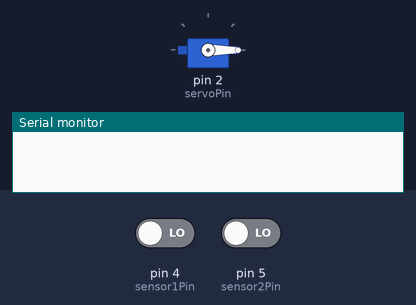
Bench run of a sketch on a simulated Arduino Uno, built with avr-gcc and run on an emulated ATmega328P. Shown: servo, the last lines printed to the serial monitor. The test bench sets the inputs (shaded band); at power-on: pin 4 (sensor1Pin) LOW, pin 5 (sensor2Pin) LOW.

Above: at 1.6 s.
1.7 s: pin 4 (sensor1Pin) driven HIGH
At 3.6 s:
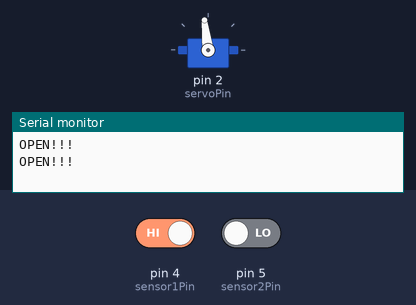
Timing chart, 0 to 5.1 s (numbered marks = the images above; inputs shaded):
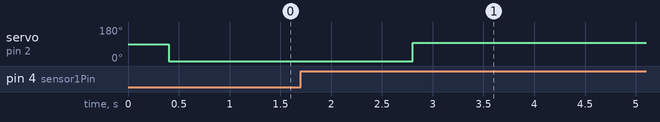

The sketch:

test_with_servoBtn_nowifi.ino
```cpp
/**************************************************************************
  Uses DIY Electronics Projects'Arduino with PIR Motion Sensor:https://create.arduino.cc/projecthub/biharilifehacker/arduino-with-pir-motion-sensor-fd540a
  Arduino Servo example Knob: http://www.arduino.cc/en/Tutorial/Knob
  Arduino Debounce example: https://www.arduino.cc/en/Tutorial/BuiltInExamples/Debounce
  created 19 April 2022
  modified 19 April 2022
  by I-Jon Hsieh
 **************************************************************************/
#include <Servo.h>

const int sensor1Pin = 4;           // the pin that the red button is atteched to
const int sensor2Pin = 5;           // the pin that the yellow button is atteched to
const int servoPin = 2;

int state1 = LOW;               // by default, no motion detected
int state2 = LOW;               // by default, no human detected
int val1 = LOW;                 // variable to store the red button status (value)
int val2 = LOW;                 // variable to store the yellow button status (value)

Servo myservo;
float servoAngle = 0;
const int openAngle = 97;      //should be 90 degree. However,each servo might be different
float closingSpeed = 0.5;      //the decreasing angle of each loop

int sumState;                  // the current data from the summary of sensor 1 and 2
int lastSumState = LOW;        // the previous data from the summary of sensor 1 and 2
unsigned long lastDebounceTime = 0;  // the last time the servo was toggled
unsigned long debounceDelay = 50;    // the debounce time; increase if the output flickers

unsigned long lastTimer;    //the previous time sumState was HIGH
unsigned long waitingTime = 5000;  //stay open for certain milliseconds


void setup() {
  pinMode(sensor1Pin, INPUT);         // initialize red button as an input
  pinMode(sensor2Pin, INPUT);         // initialize yellow button as an input

  myservo.attach(servoPin);

  Serial.begin(9600);                 // initialize serial
}

void loop() {
  val1 = digitalRead(sensor1Pin);   // read red button value
  val2 = digitalRead(sensor2Pin);   // read yellow button value

  state1 = checkSensorState(val1, state1);
  state2 = checkSensorState(val2, state2);


  sumStateDebounce();

  if (sumState == HIGH) {
    Serial.println("OPEN!!!");
    lastTimer = millis();
    servoAngle = 97;
    myservo.write(servoAngle);
  }

  if ((millis() - lastTimer) > waitingTime) {
    if (servoAngle > 0) {
      servoAngle -= closingSpeed;
    } else {
      servoAngle = 0;
    }
  }

  myservo.write(servoAngle);
}


//my functions---------------------------------------

int checkSensorState(int sensorVal, int state) {
  if (sensorVal == HIGH) {           // check if the sensor is HIGH
    delay(200);                        // delay 200 milliseconds
    if (state == LOW) {
      state = HIGH;                    // update variable state to HIGH
    }
  }
  else {
    delay(200);                        // delay 200 milliseconds
    if (state == HIGH) {
      state = LOW;                     // update variable state to LOW
    }
  }
  return state;
}


void sumStateDebounce() {
  int tempSumState;

  if (state1 == HIGH && state2 == LOW) {
    tempSumState = HIGH;
  } else {
    tempSumState = LOW;
  }

  if (tempSumState != lastSumState) {
    lastDebounceTime = millis();
  }

  if ((millis() - lastDebounceTime) > debounceDelay) {
    if (tempSumState != sumState) {
      sumState = tempSumState;
    }
  }

  lastSumState = tempSumState;
}
```

Measured:
- after the input at 1.7 s, servo on pin 2 (servoPin): 0° → 97° after 1.1 s
